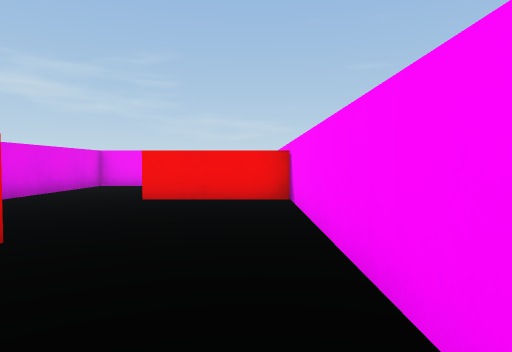
view 1 (above)

15 first-person views from a walk through a 3-D level made in the Unity game engine. The camera is 0.72 m above the floor, tilts 2° down and sees 75° across. The floor is counted in squares, 1 m on a side. Each view is taken from the middle of a square. On the plan, view 1 faces up. The plan holds only what a view shows up to about 10 squares ahead; the rest is blank. The place goes on beyond the plan. The player is left out.

view 2
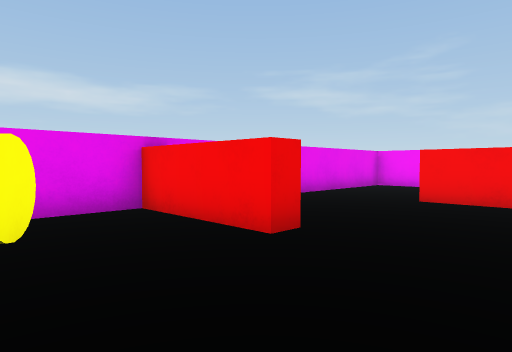

view 3
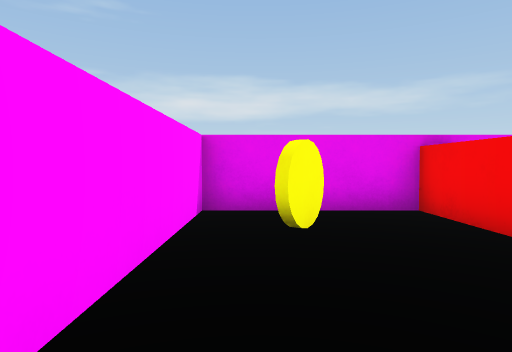

view 4
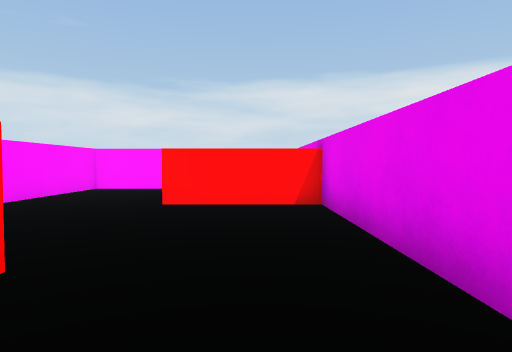

view 5
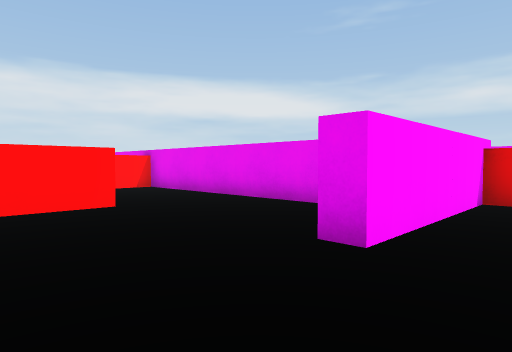

view 6
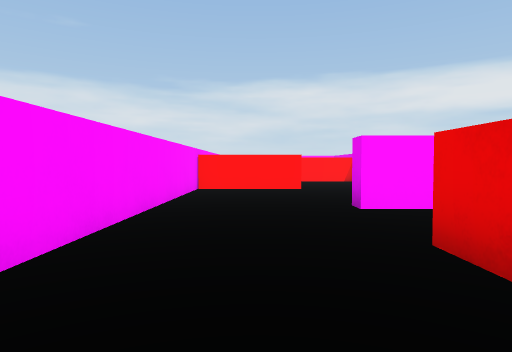

view 7
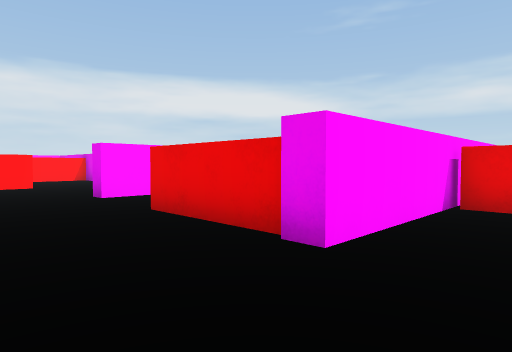

view 8
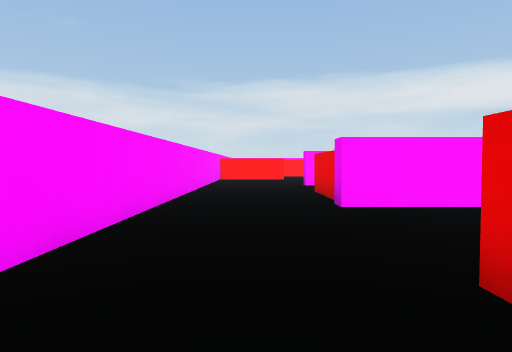

view 9
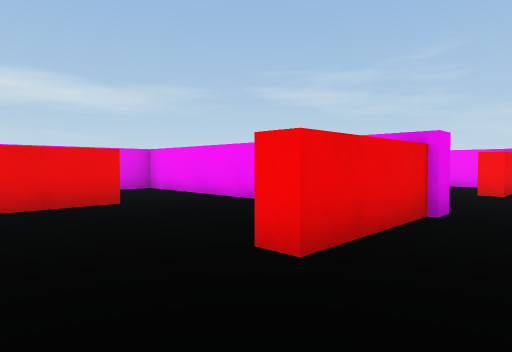

view 10
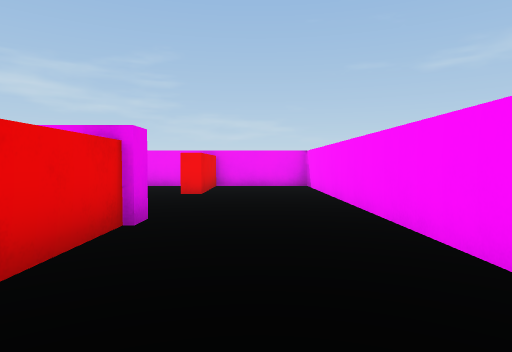

view 11
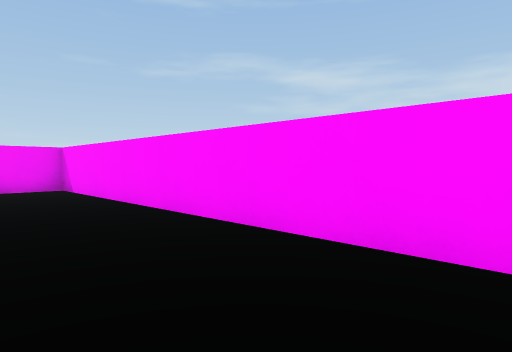

view 12
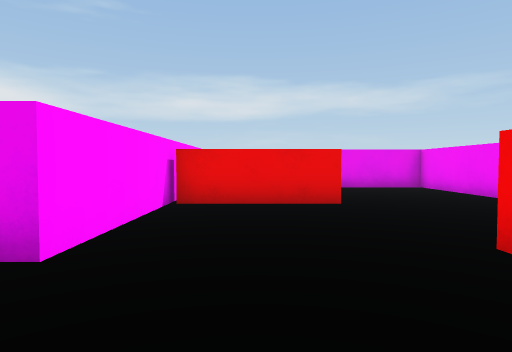

view 13
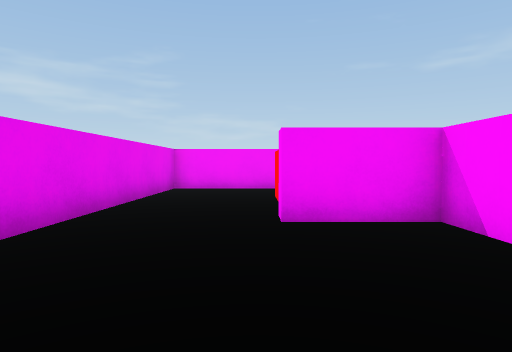

view 14
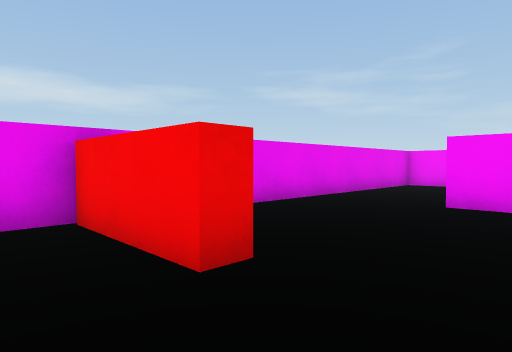

view 15
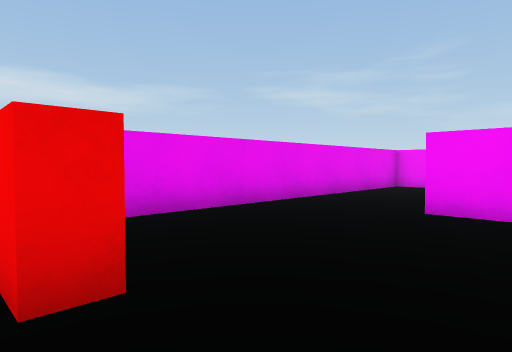

### Floor plan
Points are (right, up) in squares from view 1. A wall is a line through its corners. A room is listed if a view was taken in it or the views show most of it. See-through windows are left out.
Room 1 (views 1, 2, 3)
walls: (-5.2, 7.5) (-5.2, 3) (-2.3, 3) (-2.3, 2.5) (-5.2, 2.5) (-5.2, -0.8) (0.7, -0.8) (0.7, 6.8) (-2.4, 6.8)
ways out: opening at (-3.5, 7) to room 2
objects: yellow coin (-4, 1)
Room 2 (views 4, 5, 6, 7, 8, 9, 10, 11, 12)
walls: (-7.1, 14.6) (-7.1, 11.7) (-2.6, 11.7) (-2.6, 11.1); (-6.7, 17.4) (-2.6, 17.4) (-2.6, 14.1) (-3.1, 14.1); (-5.2, 10) (-5.2, 7.5); (-6.1, 20.6) (-6.1, 17.5); (-2.4, 7.3) (0.8, 7.3); (-2.3, 22.9) (-2.3, 21.1) (-2.9, 21.1); (0.7, 6.9) (0.7, 23.5)
ways out: opening at (-3.5, 7) to room 1; opening at (-7, 15.5) to room 3; opening at (-4.3, 21)
Room 3 (views 13, 14, 15)
walls: (-9.9, 6.3) (-10.4, 6.3) (-10.4, 5.5); (-5.7, 10) (-5.7, 11.2) (-7.7, 11.2) (-7.7, 11.6); (-5.9, 16.9) (-10.4, 16.9) (-10.4, 7.9)
ways out: opening at (-7, 15.5) to room 2

Where each view was taken, in squares from view 1:
view 1: 0 up, 0 right, facing up
view 2: 0 up, 0 right, facing up-left
view 3: 0 up, 0 right, facing left
view 4: 9 up, 4 left, facing down
view 5: 13 up, 0 right, facing down-left
view 6: 17 up, 1 left, facing down
view 7: 19 up, 0 right, facing down-left
view 8: 23 up, 1 left, facing down
view 9: 12 up, 1 left, facing up-left
view 10: 13 up, 1 left, facing up
view 11: 14 up, 2 left, facing up-right
view 12: 19 up, 0 right, facing left
view 13: 7 up, 8 left, facing up
view 14: 5 up, 6 left, facing up-left
view 15: 6 up, 6 left, facing up-left
